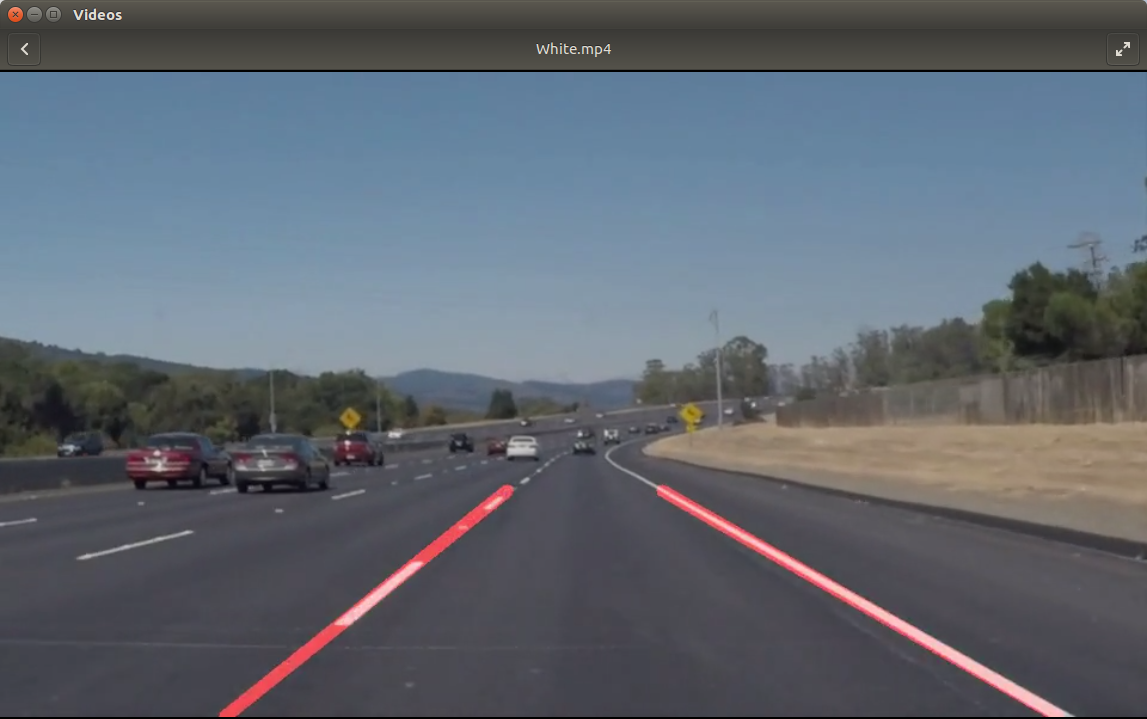
#> input picture Project1-LaneFinding/lane_pic.png, 1147 x 719 px
$ python -i model.py   (imports and definitions only)
#> lines starting #> are read from the running program, lines starting #| are printed output that depends on the picture
#> further down, picture is the input picture: shape (719, 1147, 3); mean B, G, R 112.3, 102.9, 95.8
#################
# INITIALISATION

import csv
import cv2
import numpy as np
import os
#import matplotlib.pyplot as plt

from keras.models import Sequential
from keras.layers.core import Flatten, Dense, Lambda, Activation, Dropout
from keras.layers.convolutional import Convolution2D
from keras.layers.pooling import MaxPooling2D
from keras.layers.advanced_activations import ELU
from keras.regularizers import l2
from keras.optimizers import Adam
from keras.callbacks import ModelCheckpoint

from sklearn.model_selection import train_test_split
from sklearn.utils import shuffle

#%matplotlib inline


# PROGRAM SETTINGS
##################################
### File management
# Location of driving log csv file
csv_path = './data/driving_log.csv'
img_directory = './data/'

# this is are the contents of the first line of a driving_log.csv file:
# Note the root directory is "data" while the files are in the IMG directory
# under the root directory

# IMG/center_2016_12_01_13_30_48_287.jpg
# IMG/left_2016_12_01_13_30_48_287.jpg
# IMG/right_2016_12_01_13_30_48_287.jpg
# 0
# 0
# 0
# 22.14829

##################################
##################################
##########################
### CNN Key parameters ###
learn_indicator = 'mse'
learning_rate = 1e-4
batch_size = 128
n_epochs = 20


##########################


#######################
## SUPPORTING FUNCTIONS
# 2 Supporting Functions included in the program
# preprocess_img: transforming single images
# preparing_training_data: Is the generator to optimise memory used for training


def preprocess_img(img):
    '''
    This function is called at the preparation of the training set
    Input is an 160x320x3 image
    Output is an image with various transformations.

    Same transformations are applied on drive.py the difference being:
    Here at model.py: input image is BGR (due to OpenCV reader object image output).
    Output image is in YUV color space as recommended by NVIDIA.

    '''

    # original shape of images is 160x320x3
    # input shape for Nvidia NN is 66x200x3
    # crop original image to remove sky (50 pixels from top) and car front (20 pixels from bottom)
    new_img = img[50:140, :, :]
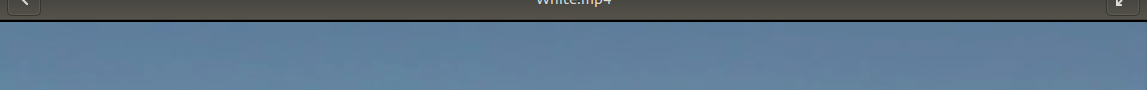
#> new_img: shape (90, 1147, 3); mean B, G, R 134, 113.8, 90.9
    # Apply a Gaussian Blur Filter
    new_img = cv2.GaussianBlur(new_img, (3, 3), 0)
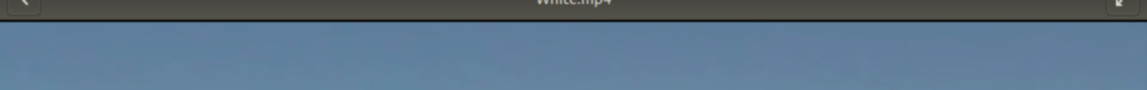
#> new_img: shape (90, 1147, 3); mean B, G, R 134, 113.8, 90.9
    # resize the image to 66x200x3
    new_img = cv2.resize(new_img, (200, 66), interpolation=cv2.INTER_AREA)
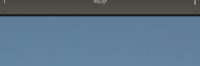
#> new_img: shape (66, 200, 3); mean B, G, R 134, 113.8, 90.9
    # From BGR to YUV
    new_img = cv2.cvtColor(new_img, cv2.COLOR_BGR2YUV)
#> new_img: shape (66, 200, 3); mean of channels 0, 1, 2 109.3, 140.2, 111.9
    return new_img


def prepare_training_data(images, angles, batch_size=batch_size):
    '''
     This is the generator function
    '''
    images, angles = shuffle(images, angles)
    X, y = ([], [])
    while True:
        for i in range(len(angles)):
            img = cv2.imread(img_directory + images[i])
            img = preprocess_img(img)
            angle = angles[i]
            X.append(img)
            y.append(angle)
            if len(X) == batch_size:
                yield (np.array(X), np.array(y))
                X, y = ([], [])
                # print(X,y)
                images, angles = shuffle(images, angles)
            # flip images
            if abs(angle) > 0.33:
                img = cv2.flip(img, 1)
                angle *= -1
                X.append(img)
                y.append(angle)
                if len(X) == batch_size:
                    yield (np.array(X), np.array(y))
                    X, y = ([], [])
                    # print(X,y)
                    images, angles = shuffle(images, angles)


#####################
### MAIN PROGRAM
#####################


# Read csv file

# [2 lines not run here, left out]

# print(len(driving_data))
#     print(driving_data[1])


# extract content of each row to 2 arrays

images = []
angles = []
# [14 lines not run here, left out]

image_paths = np.array(images)
# [1 line not run here, left out]
angles = np.array(angles)
# [1 line not run here, left out]

# compute the data for an angles histogram distribution with n bins
# and the anerage amount of samples in each bin

n_bins = 33
avg_samples_per_bin = len(angles) / n_bins
# print(avg_samples_per_bin)
hist, bins = np.histogram(angles, n_bins)
# print(hist)
# print(bins)


## Use this code on a Jupyter notebook to visualise the distribution of angles
## in the dataset before pre-processing
# hist, bins = np.histogram(angles, n_bins)
# width = 0.7 * (bins[1] - bins[0])
# center = (bins[:-1] + bins[1:]) / 2
# plt.bar(center, hist, align='center', width=width)
# plt.plot((np.min(angles), np.max(angles)))
# plt.show()


# Based on the deviation from the average samples per bin
# compute a multiplication factor to remove samples from the
# ditribution for each bin.
# i.e. 1.0 won't remove samples, 0.8 will keep 80% of the samples
#

keep_probs = []
target = avg_samples_per_bin * .5
# [8 lines not run here, left out]

# compute a list of samples to be removed in each bin
# based on keep_probs array

remove_list = []
# [8 lines not run here, left out]
# print(remove_list[100:120])

# delete the samples in images and angles specified
# by the remove_list

images = np.delete(images, remove_list, axis=0)
angles = np.delete(angles, remove_list)
# [2 lines not run here, left out]
# [22 lines of commented-out code are left out]

# [3 lines that did not run here, left out]


# print(len(images_train))
# print(len(angles_train))


#####################################
# CNN HERE
#####################################
# NVIDIA CNN
# Based on:
# http://images.nvidia.com/content/tegra/automotive/images/2016/solutions/pdf/end-to-end-dl-using-px.pdf

# [1 line that did not run here, left out]
# Normalisation
# [32 lines not run here, left out]


######################################


# [1 line that did not run here, left out]
# [1 line that did not run here, left out]

#model.fit(train_prep[0], train_prep[1], validation_split=0.2, shuffle=True, nb_epoch=3)

# Saves a file on each epoch and details the val_loss in the file name
# [1 line that did not run here, left out]


# [14 lines not run here, left out]
# [1 line that did not run here, left out]
# [2 lines not run here, left out]

>>> import cv2
>>> picture = cv2.imread('../Project1-LaneFinding/lane_pic.png')
>>> result = preprocess_img(picture)
